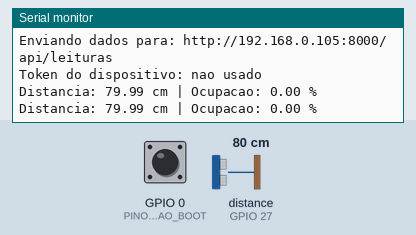
This sketch was run on a simulated ESP32. Shown: the last lines printed to the serial monitor. Wiring (inferred from the names in the program): ultrasonic range finder: trigger GPIO 32; echo GPIO 27. Inputs (shaded band) come from the test bench; at power-on: GPIO 0 (PINO_BOTAO_BOOT) HIGH, distance to the obstacle (sensor on GPIO 27) 80 cm. The echo pulse lasts 58.3 µs per cm; WiFi joins after 1.5 s; servers stay silent unless stated; uploads are accepted with an empty reply; EEPROM starts erased.

Above: at 2.7 s.
2.8 s: GPIO 0 (PINO_BOTAO_BOOT) pulled LOW for 1.25 s
7.2 s: GPIO 0 (PINO_BOTAO_BOOT) pulled LOW for 3.2 s
11.9 s: distance to the obstacle (sensor on GPIO 27) set to 2 cm
At 12.4 s:
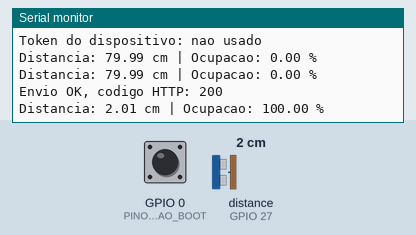
13.4 s: distance to the obstacle (sensor on GPIO 27) set to 4 cm
At 14.8 s:
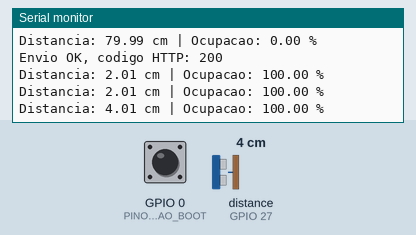
Timing chart, 0 to 15.9 s (numbered marks = the images above; inputs shaded):
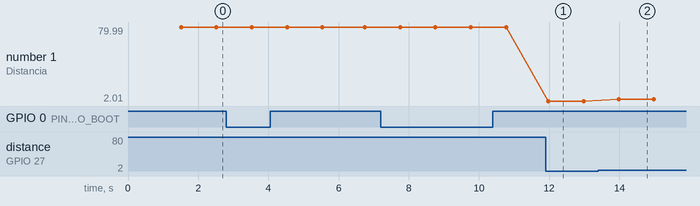

The sketch:

coleta_inteligente_esp32.ino
```cpp
/*
  Projeto: Coleta Inteligente (PPI - UNIMAX)
  Leitura de distância com HC-SR04 + envio via WiFi para o backend/dashboard

  Conectividade via WiFiManager: ao ligar, o ESP32 tenta conectar na última
  rede salva. Se não conseguir (rede diferente: casa / faculdade / apresentação),
  ele cria um ponto de acesso "ColetaInteligente-Config" pra você configurar o
  WiFi e o endereço do servidor pelo celular, sem precisar recompilar nem
  plugar no computador.

  Para reconfigurar manualmente (ex: trocar de rede, ou só mudar o IP do
  servidor), segure o botão BOOT por uns 3 segundos com o ESP32 JÁ LIGADO e
  rodando normalmente (não precisa resetar nem religar). O Serial Monitor
  avisa quando o portal está prestes a abrir.

  Servidor: no portal, informe o IP:porta do computador (ex: 192.168.0.105:8000)
  para usar o backend local via HTTP, ou o endereço do site publicado no Vercel
  (ex: coleta-inteligente.vercel.app) para enviar via HTTPS pela internet.

  Token do dispositivo (opcional): se o servidor tiver a variável
  COLETA_TOKEN_DISPOSITIVO, informe o mesmo valor no portal. Ele vai no
  cabeçalho X-Token-Dispositivo e impede que outra pessoa envie leituras
  falsas. Com o campo vazio, o envio funciona como antes.

  Pinos do sensor:
    TRIG -> GPIO 32
    ECHO -> GPIO 27 (via divisor de tensão 5V -> 3.3V)
*/

#include <WiFi.h>
#include <WiFiManager.h>
#include <HTTPClient.h>
#include <WiFiClientSecure.h>
#include <Preferences.h>

const int PINO_BOTAO_BOOT = 0; // botão BOOT, usado para forçar reconfiguração

const int PINO_TRIG = 32;
const int PINO_ECHO = 27;

// Ajuste depois de calibrar com a lixeira real
const float DISTANCIA_LIXEIRA_VAZIA_CM = 40.0;
const float DISTANCIA_LIXEIRA_CHEIA_CM = 5.0;

const char* DISPOSITIVO_ID = "lixeira-01";
const unsigned long INTERVALO_ENVIO_MS = 5000;
unsigned long ultimoEnvio = 0;

// Quantas leituras seguidas do botão pressionado (o loop roda ~1x/segundo,
// então 3 equivale a ~3 segundos segurando)
const int LEITURAS_PARA_RECONFIGURAR = 3;
int contadorBotaoPressionado = 0;

Preferences preferencias;
String enderecoServidor; // "192.168.0.105:8000" (local) ou "coleta-inteligente.vercel.app"
String tokenDispositivo; // vazio = servidor sem token
bool precisaSalvarConfig = false;

void aoSalvarConfig() {
  precisaSalvarConfig = true;
}

void setup() {
  Serial.begin(115200);
  pinMode(PINO_TRIG, OUTPUT);
  pinMode(PINO_ECHO, INPUT);
  digitalWrite(PINO_TRIG, LOW);
  pinMode(PINO_BOTAO_BOOT, INPUT_PULLUP);

  preferencias.begin("coleta", false);
  enderecoServidor = preferencias.getString("servidor", "192.168.0.105:8000");
  tokenDispositivo = preferencias.getString("token", "");

  conectarOuAbrirPortal(false);
}

void loop() {
  verificarBotaoDeReconfiguracao();

  float distancia = medirDistanciaCm();

  if (distancia >= 0) {
    float nivel = calcularNivelOcupacao(distancia);

    Serial.print("Distancia: ");
    Serial.print(distancia);
    Serial.print(" cm | Ocupacao: ");
    Serial.print(nivel);
    Serial.println(" %");

    if (millis() - ultimoEnvio >= INTERVALO_ENVIO_MS) {
      enviarLeitura(distancia, nivel);
      ultimoEnvio = millis();
    }
  } else {
    Serial.println("Sem eco (fora de alcance ou erro de leitura)");
  }

  delay(1000);
}

// Detecta o botão BOOT segurado por alguns segundos ENQUANTO o app já está
// rodando (evita a janela instável de detectar o botão só no boot/reset)
void verificarBotaoDeReconfiguracao() {
  if (digitalRead(PINO_BOTAO_BOOT) == LOW) {
    contadorBotaoPressionado++;

    if (contadorBotaoPressionado == 1) {
      Serial.println("Botao BOOT segurado... continue segurando por ~3s para abrir o portal de configuracao.");
    }

    if (contadorBotaoPressionado >= LEITURAS_PARA_RECONFIGURAR) {
      Serial.println("Abrindo portal de configuracao...");
      contadorBotaoPressionado = 0;
      conectarOuAbrirPortal(true);
    }
  } else {
    contadorBotaoPressionado = 0;
  }
}

void conectarOuAbrirPortal(bool forcarPortal) {
  WiFiManager wm;

  // Campo extra no portal pra digitar o servidor: IP:porta local ou o site no Vercel
  WiFiManagerParameter parametroServidor(
    "servidor", "Servidor (ex: 192.168.0.105:8000 ou coleta-inteligente.vercel.app)",
    enderecoServidor.c_str(), 80
  );
  wm.addParameter(&parametroServidor);
  WiFiManagerParameter parametroToken(
    "token", "Token do dispositivo (opcional)", tokenDispositivo.c_str(), 64
  );
  wm.addParameter(&parametroToken);
  wm.setSaveConfigCallback(aoSalvarConfig);
  wm.setConfigPortalTimeout(180); // 3 min tentando configurar antes de desistir

  bool conectado;
  if (forcarPortal) {
    conectado = wm.startConfigPortal("ColetaInteligente-Config");
  } else {
    conectado = wm.autoConnect("ColetaInteligente-Config");
  }

  if (!conectado) {
    Serial.println("Nao foi possivel conectar. Reiniciando...");
    delay(2000);
    ESP.restart();
  }

  if (precisaSalvarConfig) {
    enderecoServidor = String(parametroServidor.getValue());
    preferencias.putString("servidor", enderecoServidor);
    tokenDispositivo = String(parametroToken.getValue());
    tokenDispositivo.trim();
    preferencias.putString("token", tokenDispositivo);
    precisaSalvarConfig = false;
    Serial.println("Endereco do servidor salvo: " + enderecoServidor);
  }

  Serial.println("WiFi conectado! IP do ESP32: " + WiFi.localIP().toString());
  Serial.println("Enviando dados para: " + urlDeEnvio());
  Serial.println(tokenDispositivo.length() > 0 ? "Token do dispositivo: configurado" : "Token do dispositivo: nao usado");
}

// IP local (ex: 192.168.0.105:8000) usa HTTP; endereço de site (Vercel) usa HTTPS
bool servidorUsaHttps() {
  if (enderecoServidor.startsWith("https://")) return true;
  if (enderecoServidor.startsWith("http://")) return false;
  return !isDigit(enderecoServidor.charAt(0));
}

String urlDeEnvio() {
  String endereco = enderecoServidor;
  endereco.replace("https://", "");
  endereco.replace("http://", "");
  if (endereco.endsWith("/")) endereco.remove(endereco.length() - 1);
  return String(servidorUsaHttps() ? "https://" : "http://") + endereco + "/api/leituras";
}

void enviarLeitura(float distanciaCm, float nivelOcupacao) {
  if (WiFi.status() != WL_CONNECTED) {
    Serial.println("WiFi desconectado, tentando reconectar...");
    WiFi.reconnect();
    return;
  }

  HTTPClient http;
  WiFiClient clienteHttp;
  WiFiClientSecure clienteHttps;
  // Sem validar o certificado: suficiente para o protótipo, mas a conexão
  // continua criptografada. Em produção, use setCACert com o certificado raiz.
  clienteHttps.setInsecure();

  String url = urlDeEnvio();
  if (servidorUsaHttps()) {
    http.begin(clienteHttps, url);
  } else {
    http.begin(clienteHttp, url);
  }
  http.setTimeout(10000);
  http.addHeader("Content-Type", "application/json");
  if (tokenDispositivo.length() > 0) {
    http.addHeader("X-Token-Dispositivo", tokenDispositivo);
  }

  String corpoJson = "{";
  corpoJson += "\"dispositivo_id\":\"" + String(DISPOSITIVO_ID) + "\",";
  corpoJson += "\"distancia_cm\":" + String(distanciaCm, 2) + ",";
  corpoJson += "\"nivel_ocupacao\":" + String(nivelOcupacao, 2);
  corpoJson += "}";

  int codigoResposta = http.POST(corpoJson);

  if (codigoResposta >= 200 && codigoResposta < 300) {
    Serial.print("Envio OK, codigo HTTP: ");
    Serial.println(codigoResposta);
  } else if (codigoResposta == 401) {
    Serial.println("Servidor recusou: token do dispositivo ausente ou errado (configure no portal)");
  } else if (codigoResposta == 404) {
    Serial.println("Servidor recusou: lixeira nao cadastrada (confira o DISPOSITIVO_ID)");
  } else if (codigoResposta > 0) {
    Serial.print("Servidor respondeu com erro, codigo HTTP: ");
    Serial.println(codigoResposta);
  } else {
    Serial.print("Erro no envio: ");
    Serial.println(http.errorToString(codigoResposta));
  }

  http.end();
}

// Dispara o pulso ultrassônico e retorna a distância em cm (-1 se não houver eco)
float medirDistanciaCm() {
  digitalWrite(PINO_TRIG, LOW);
  delayMicroseconds(2);
  digitalWrite(PINO_TRIG, HIGH);
  delayMicroseconds(10);
  digitalWrite(PINO_TRIG, LOW);

  long duracao = pulseIn(PINO_ECHO, HIGH, 30000); // timeout de 30ms (~5m)

  if (duracao == 0) {
    return -1;
  }

  float distanciaCm = (duracao * 0.0343) / 2;
  return distanciaCm;
}

// Converte a distância lida em um percentual estimado de ocupação da lixeira
float calcularNivelOcupacao(float distanciaCm) {
  float nivel = (DISTANCIA_LIXEIRA_VAZIA_CM - distanciaCm) /
                (DISTANCIA_LIXEIRA_VAZIA_CM - DISTANCIA_LIXEIRA_CHEIA_CM) * 100.0;

  if (nivel < 0) nivel = 0;
  if (nivel > 100) nivel = 100;

  return nivel;
}
```

Measured:
- after the input at 11.9 s, the serial monitor: prints a new line after 0.08 s (image 1)
- after the input at 13.4 s, the serial monitor: prints a new line after 0.58 s (image 2)
- plotted number 1: 79.99 → 2.01 after the input at 11.9 s, 2.01 → 4.01 after the input at 13.4 s
